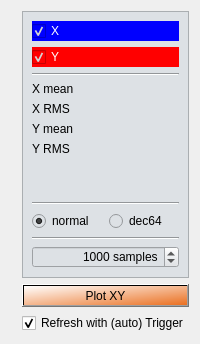
      <widget class="QWidget" name="tab_7">
       <attribute name="title">
        <string>TBT_XY</string>
       </attribute>
       <layout class="QGridLayout" name="gridLayout_13">
        <item row="0" column="0" rowspan="3">
         <widget class="QwtPlot" name="PlotTBTXY">
          <property name="sizePolicy">
           <sizepolicy hsizetype="MinimumExpanding" vsizetype="MinimumExpanding">
            <horstretch>10</horstretch>
            <verstretch>0</verstretch>
           </sizepolicy>
          </property>
          <property name="font">
           <font>
            <family>Arial</family>
           </font>
          </property>
         </widget>
        </item>
        <item row="0" column="1">
         <widget class="QFrame" name="frame_8">
          <property name="sizePolicy">
           <sizepolicy hsizetype="Preferred" vsizetype="Preferred">
            <horstretch>2</horstretch>
            <verstretch>0</verstretch>
           </sizepolicy>
          </property>
          <property name="font">
           <font>
            <family>Arial</family>
           </font>
          </property>
          <property name="styleSheet">
           <string notr="true">background-color: rgb(221, 225, 229);</string>
          </property>
          <property name="frameShape">
           <enum>QFrame::StyledPanel</enum>
          </property>
          <property name="frameShadow">
           <enum>QFrame::Raised</enum>
          </property>
          <layout class="QGridLayout" name="gridLayout_15">
           <item row="3" column="0">
            <widget class="QLabel" name="xmean">
             <property name="font">
              <font>
               <family>Arial</family>
              </font>
             </property>
             <property name="text">
              <string>X mean</string>
             </property>
             <property name="alignment">
              <set>Qt::AlignLeading|Qt::AlignLeft|Qt::AlignVCenter</set>
             </property>
            </widget>
           </item>
           <item row="4" column="0">
            <widget class="QLabel" name="xrms">
             <property name="font">
              <font>
               <family>Arial</family>
              </font>
             </property>
             <property name="text">
              <string>X RMS</string>
             </property>
             <property name="alignment">
              <set>Qt::AlignLeading|Qt::AlignLeft|Qt::AlignVCenter</set>
             </property>
            </widget>
           </item>
           <item row="5" column="0">
            <widget class="QLabel" name="ymean">
             <property name="font">
              <font>
               <family>Arial</family>
              </font>
             </property>
             <property name="text">
              <string>Y mean</string>
             </property>
             <property name="alignment">
              <set>Qt::AlignLeading|Qt::AlignLeft|Qt::AlignVCenter</set>
             </property>
            </widget>
           </item>
           <item row="6" column="0">
            <widget class="QLabel" name="yrms">
             <property name="font">
              <font>
               <family>Arial</family>
              </font>
             </property>
             <property name="text">
              <string>Y RMS</string>
             </property>
             <property name="alignment">
              <set>Qt::AlignLeading|Qt::AlignLeft|Qt::AlignVCenter</set>
             </property>
            </widget>
           </item>
           <item row="0" column="0">
            <widget class="QCheckBox" name="tbt_x">
             <property name="font">
              <font>
               <family>Arial</family>
              </font>
             </property>
             <property name="styleSheet">
              <string notr="true">color: rgb(255, 255, 255);
background-color: rgb(0, 0, 255);</string>
             </property>
             <property name="text">
              <string>X</string>
             </property>
             <property name="checked">
              <bool>true</bool>
             </property>
            </widget>
           </item>
           <item row="1" column="0">
            <widget class="QCheckBox" name="tbt_y">
             <property name="font">
              <font>
               <family>Arial</family>
              </font>
             </property>
             <property name="styleSheet">
              <string notr="true">color: rgb(255, 255, 255);
background-color: rgb(255, 0, 0);</string>
             </property>
             <property name="text">
              <string>Y</string>
             </property>
             <property name="checked">
              <bool>true</bool>
             </property>
            </widget>
           </item>
           <item row="9" column="0">
            <layout class="QHBoxLayout" name="horizontalLayout_5">
             <item>
              <widget class="QRadioButton" name="tbtxy_normal">
               <property name="font">
                <font>
                 <family>Arial</family>
                </font>
               </property>
               <property name="text">
                <string>normal</string>
               </property>
               <property name="checked">
                <bool>true</bool>
               </property>
              </widget>
             </item>
             <item>
              <widget class="QRadioButton" name="tbtxy_dec">
               <property name="font">
                <font>
                 <family>Arial</family>
                </font>
               </property>
               <property name="text">
                <string>dec64</string>
               </property>
              </widget>
             </item>
            </layout>
           </item>
           <item row="11" column="0">
            <layout class="QHBoxLayout" name="horizontalLayout_6">
             <item>
              <widget class="QSpinBox" name="TBTXY_SMPL">
               <property name="alignment">
                <set>Qt::AlignRight|Qt::AlignTrailing|Qt::AlignVCenter</set>
               </property>
               <property name="suffix">
                <string> samples</string>
               </property>
               <property name="minimum">
                <number>1</number>
               </property>
               <property name="maximum">
                <number>20000</number>
               </property>
               <property name="value">
                <number>1000</number>
               </property>
              </widget>
             </item>
            </layout>
           </item>
           <item row="7" column="0">
            <spacer name="verticalSpacer_14">
             <property name="font">
              <font>
               <family>Arial</family>
              </font>
             </property>
             <property name="orientation">
              <enum>Qt::Vertical</enum>
             </property>
             <property name="sizeHint" stdset="0">
              <size>
               <width>20</width>
               <height>40</height>
              </size>
             </property>
            </spacer>
           </item>
           <item row="8" column="0">
            <widget class="Line" name="line_17">
             <property name="font">
              <font>
               <family>Arial</family>
              </font>
             </property>
             <property name="orientation">
              <enum>Qt::Horizontal</enum>
             </property>
            </widget>
           </item>
           <item row="10" column="0">
            <widget class="Line" name="line_18">
             <property name="font">
              <font>
               <family>Arial</family>
              </font>
             </property>
             <property name="orientation">
              <enum>Qt::Horizontal</enum>
             </property>
            </widget>
           </item>
           <item row="2" column="0">
            <widget class="Line" name="line_19">
             <property name="font">
              <font>
               <family>Arial</family>
              </font>
             </property>
             <property name="orientation">
              <enum>Qt::Horizontal</enum>
             </property>
            </widget>
           </item>
          </layout>
         </widget>
        </item>
        <item row="1" column="1">
         <widget class="QPushButton" name="ReadTBTXY">
          <property name="font">
           <font>
            <family>Arial</family>
           </font>
          </property>
          <property name="styleSheet">
           <string notr="true">background-color: qlineargradient(spread:pad, x1:1, y1:1, x2:0, y2:0, stop:0 rgba(234, 112, 33, 255), stop:1 rgba(255, 255, 255, 255));</string>
          </property>
          <property name="text">
           <string>Plot XY</string>
          </property>
         </widget>
        </item>
        <item row="2" column="1">
         <widget class="QCheckBox" name="tbtxy_auto_refresh">
          <property name="font">
           <font>
            <family>Arial</family>
           </font>
          </property>
          <property name="text">
           <string>Refresh with (auto) Trigger</string>
          </property>
          <property name="checked">
           <bool>true</bool>
          </property>
         </widget>
        </item>
       </layout>
      </widget>
